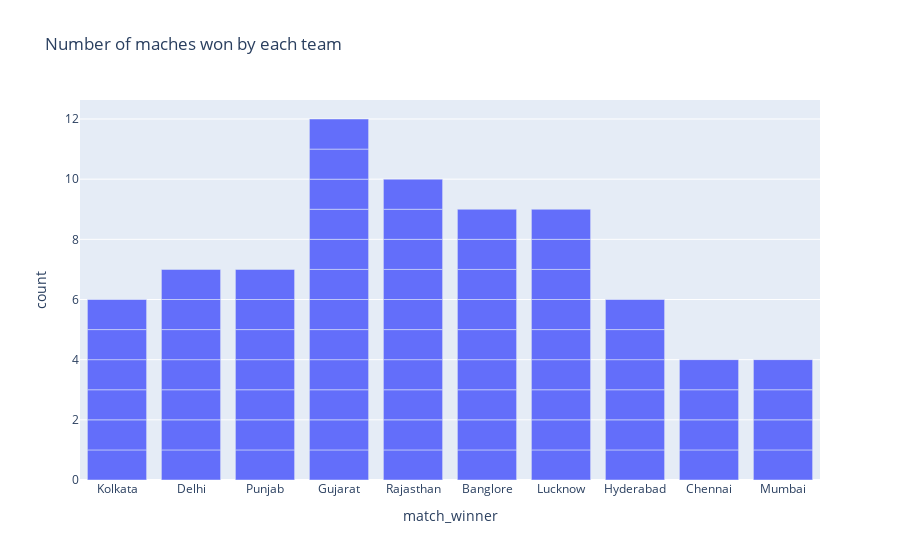

Notebook code for this chart:
### Markdown cell above
### Number of matches won by each team

### Code cell
figure = px.bar(data, x = data['match_winner'], title = 'Number of maches won by each team')
figure.show()

### Figure 1 — Plotly figure (JSON) as saved in the notebook; plotly's stock layout.template omitted (floating-point values rounded to 4 significant figures)
{"data": [{"alignmentgroup": "True", "hovertemplate": "match_winner=%{x}<br>count=%{y}<extra></extra>", "legendgroup": "", "marker": {"color": "#636efa", "pattern": {"shape": ""}}, "name": "", "offsetgroup": "", "orientation": "v", "showlegend": false, "textposition": "auto", "type": "bar", "x": ["Kolkata", "Delhi", "Punjab", "Gujarat", "Rajasthan", "Banglore", "Lucknow", "Kolkata", "Rajasthan", "Gujarat", "Punjab", "Lucknow", "Banglore", "Kolkata", "Lucknow", "Gujarat", "Hyderabad", "Banglore", "Delhi", "Rajasthan", "Hyderabad", "Chennai", "Punjab", "Gujarat", "Hyderabad", "Lucknow", "Banglore", "Hyderabad", "Gujarat", "Rajasthan", "Banglore", "Delhi", "Chennai", "Rajasthan", "Gujarat", "Hyderabad", "Lucknow", "Punjab", "Rajasthan", "Gujarat", "Delhi", "Lucknow", "Gujarat", "Mumbai", "Lucknow", "Chennai", "Kolkata", "Punjab", "Banglore", "Delhi", "Mumbai", "Rajasthan", "Lucknow", "Banglore", "Chennai", "Kolkata", "Gujarat", "Delhi", "Mumbai", "Punjab", "Kolkata", "Gujarat", "Rajasthan", "Delhi", "Hyderabad", "Lucknow", "Banglore", "Rajasthan", "Mumbai", "Punjab", "Gujarat", "Banglore", "Rajasthan", "Gujarat"], "xaxis": "x", "y": [1, 1, 1, 1, 1, 1, 1, 1, 1, 1, 1, 1, 1, 1, 1, 1, 1, 1, 1, 1, 1, 1, 1, 1, 1, 1, 1, 1, 1, 1, 1, 1, 1, 1, 1, 1, 1, 1, 1, 1, 1, 1, 1, 1, 1, 1, 1, 1, 1, 1, 1, 1, 1, 1, 1, 1, 1, 1, 1, 1, 1, 1, 1, 1, 1, 1, 1, 1, 1, 1, 1, 1, 1, 1], "yaxis": "y"}], "layout": {"autosize": true, "barmode": "relative", "legend": {"tracegroupgap": 0}, "title": {"text": "Number of maches won by each team"}, "xaxis": {"anchor": "y", "autorange": true, "domain": [0, 1], "range": [-0.5, 9.5], "title": {"text": "match_winner"}, "type": "category"}, "yaxis": {"anchor": "x", "autorange": true, "domain": [0, 1], "range": [0, 12.63], "title": {"text": "count"}, "type": "linear"}}}
